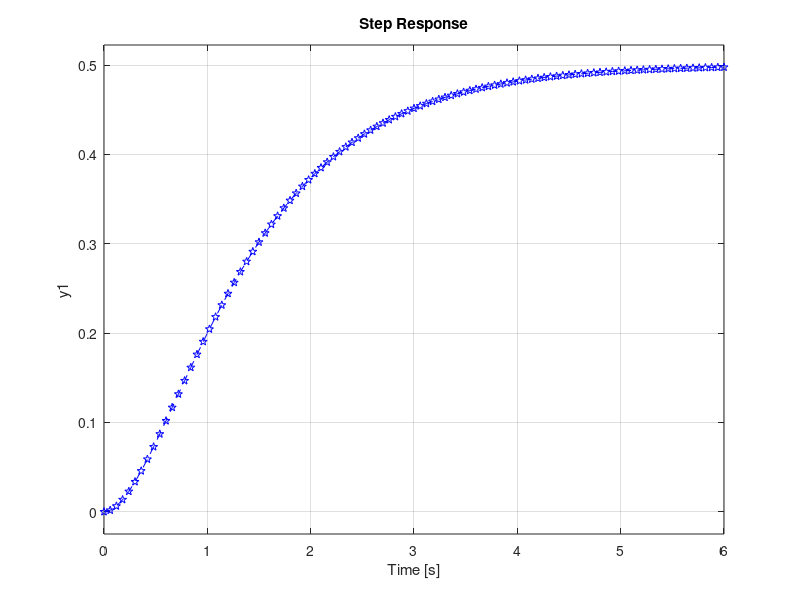

MATLAB code to generate this figure:
%{
This is a program for testing out PID algorithms
The program was designed with Octave, but it works in MATLAB with a few changes (read comments)
It can generate graphs for the four common control systems: P, PI, PD and PID for measurements and analysis
The program is flexible and does not require changes in the code structure for repeated testing
%}



pkg load control            % Load the control package for control system handling, comment this line so the code works in MATLAB as well
clear                       % Clear the workspace variables
clc                         % Clear the command window
close all                   % Close all open figure windows

% S = 1 / (s^2 + 3s + 1)
num = [1];                  % Define the numerator of the system transfer function
den = [1 3 1];              % Define the denominator of the system transfer function
S = tf(num, den);           % Create a transfer function object S using the numerator and denominator coefficients

H = [1];                    % Define the transfer function of the feedback path, which is simply 1

M = feedback(S, H);         % Create a closed-loop transfer function M by connecting the system S and the feedback path H

step(M, 'p--b');            % Plot the step response of the closed-loop system M using a dashed blue line

hold on;                    % Allow multiple plots on the same figure



choice = input("Choose P (1), PI (2), PD (3), or PID (4): ");
switch choice
  
  case 1
    
    Kp = input("Enter the value of the proportional gain Kp: ");
    
    % Create a PID controller object with the specified gain
    % GC = Kp + Ki*(1/s) + Kd*s
    GC = pid(Kp);   
    % Create a new closed-loop transfer function connecting the system GC*S and the feedback path H    
    MC = feedback(GC*S, H); 
    % Plot the step response
    step(MC, '*-.g');
    
    % Initiallize graph grid
    grid on;
    % Create a label to hold information
    legend({strcat("Open Loop"), strcat("Kp=", num2str(Kp))}, "location", "southeast");
    % By design legends are enclosed in a box, remove it
    legend boxoff;
    % Graph title
    title("Proportional Controller");
    
  case 2
  
    Kp = input("Enter the value of the proportional gain Kp: ");
    Ki = input("Enter the value of the integral gain Ki: ");
    
    GC = pid(Kp, Ki);
    MC = feedback(GC*S, H);
    step(MC, '*-.g');
    
    grid on;
    legend({strcat("Open Loop"), strcat("Kp=", num2str(Kp), ", Ki=", num2str(Ki))}, "location", "southeast");
    legend boxoff;
    title("Proportional Integral Controller");
    
  case 3
  
    Kp = input("Enter the value of the proportional gain Kp: ");
    Kd = input("Enter the value of the derivative gain Kd: ");
    
    GC = pid(Kp, Kd);
    MC = feedback(GC*S, H);
    step(MC, '*-.g');
    
    grid on;
    legend({strcat("Open Loop"), strcat("Kp=", num2str(Kp), ", Kd=", num2str(Kd))}, "location", "southeast");
    legend boxoff;
    title("Proportional Derivative Controller");
    
  case 4
  
    Kp = input("Enter the value of the proportional gain Kp: ");
    Ki = input("Enter the value of the integral gain Ki: ");
    Kd = input("Enter the value of the derivative gain Kd: ");
    
    GC = pid(Kp, Ki, Kd);
    MC = feedback(GC*S, H);
    step(MC, '*-.g');
    
    grid on;
    legend({strcat("Open Loop"), strcat("Kp=", num2str(Kp), ", Ki=", num2str(Ki), ", Kd=", num2str(Kd))}, "location", "southeast");
    legend boxoff;
    title("Proportional Integral Derivative Controller");
  
  otherwise
    
    printf("Choose 1, 2, 3, or 4\n")  % Change "printf" to "fprintf" for the code to work in MATLAB

endswitch       % Change "endswitch" to "end" for the code to work in MATLAB
